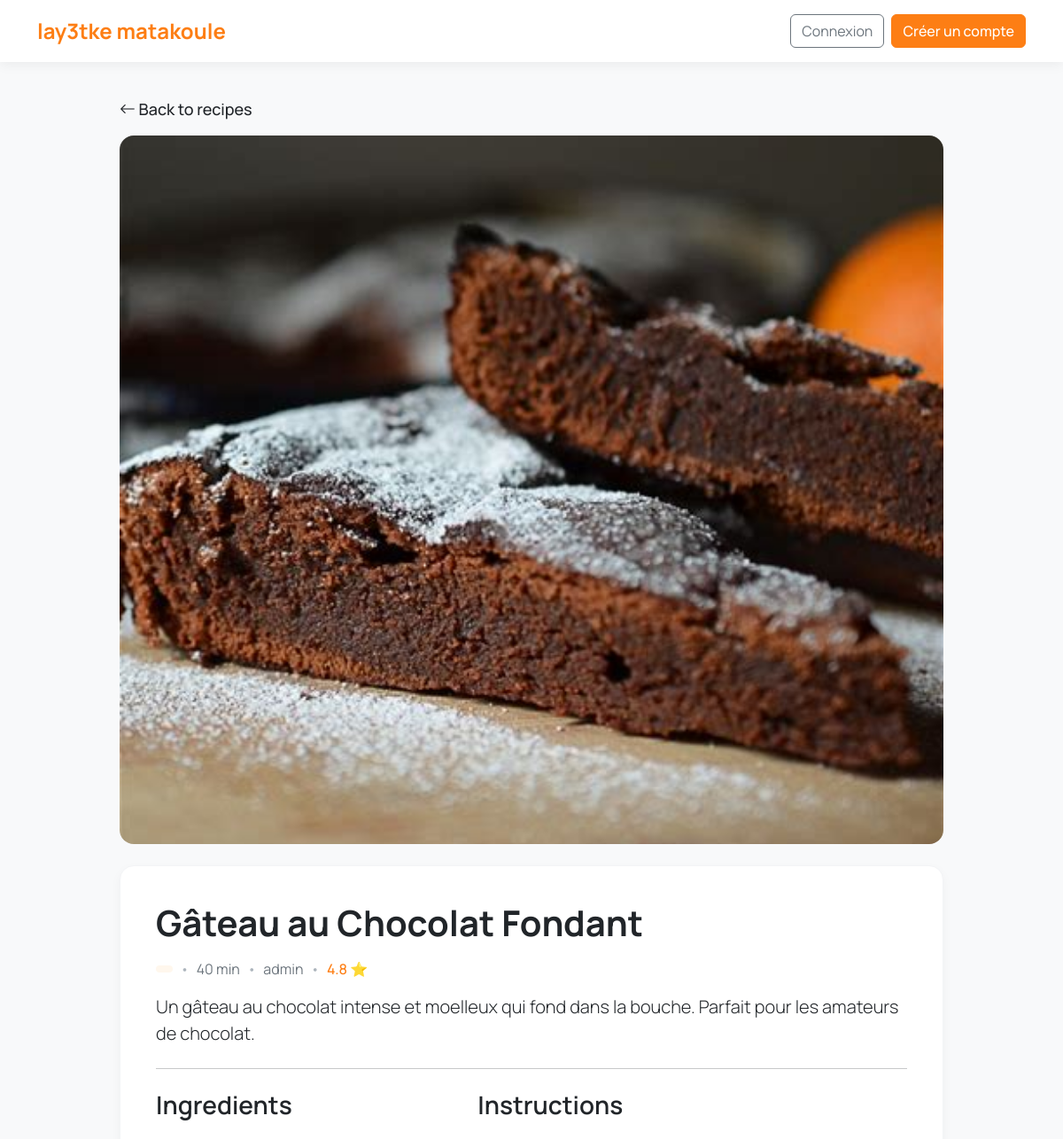
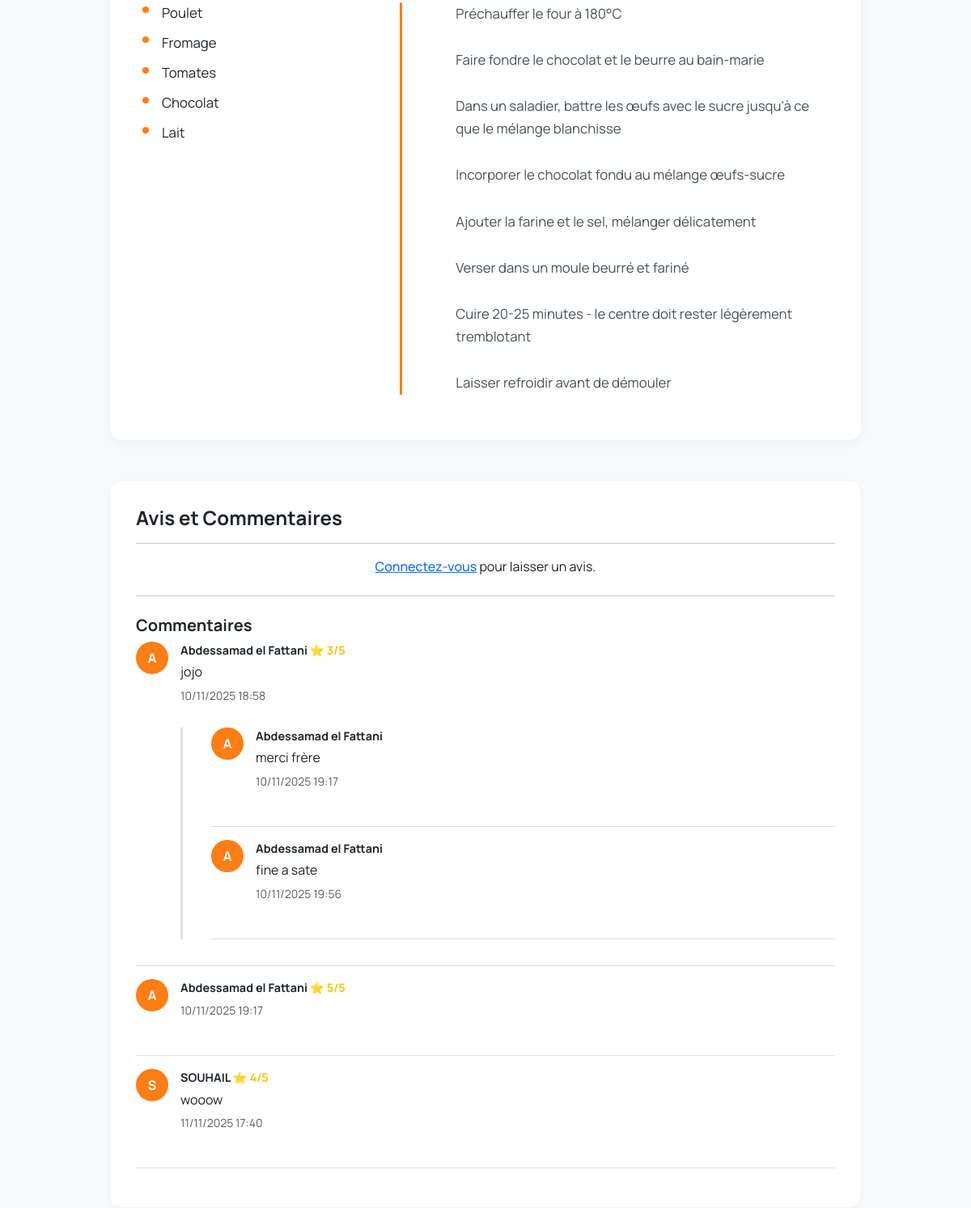
Page /recipe/1/ on the committed database (2 pictures, top to bottom).
### recettes/models.py (models this page shows, shortened)
class Recipe(models.Model):
    title = models.CharField(max_length=200)
    description = models.TextField()
    instructions = models.TextField(default='', blank=True)
    preparation_time = models.PositiveIntegerField(default=0)
    category = models.ForeignKey(Category, on_delete=models.CASCADE)
    ingredients = models.ManyToManyField(Ingredient)  # SIMPLE SANS through
    author = models.ForeignKey(User, on_delete=models.CASCADE)
    rating = models.FloatField(default=0)
    created_at = models.DateTimeField(auto_now_add=True)
    image = models.ImageField(upload_to='recipes/', blank=True, null=True)
    favorited_by = models.ManyToManyField(User,related_name='favorite_recipes',blank=True)

class Ingredient(models.Model):
    name = models.CharField(max_length=100)

class Review(models.Model):
    recipe = models.ForeignKey(Recipe, on_delete=models.CASCADE, related_name='reviews')
    user = models.ForeignKey(User, on_delete=models.CASCADE)
    rating = models.PositiveIntegerField(choices=[(i, i) for i in range(1, 6)])
    comment = models.TextField(blank=True)
    created_at = models.DateTimeField(auto_now_add=True)
    parent = models.ForeignKey(
        'self',
        on_delete=models.CASCADE,
        null=True,
        blank=True,
        related_name='replies'
    )
    class Meta:
        ordering = ['created_at']

### recettes/views.py (the view, shortened to what this page needs)
# urls.py: path('recipe/<int:recipe_id>/', views.recipe_detail, name='recipe_detail'),
def recipe_detail(request, recipe_id):
    recipe = get_object_or_404(Recipe, id=recipe_id)
    top_level_reviews = recipe.reviews.filter(parent=None)
    review_form = ReviewForm()
    context = {
        'recipe': recipe,
        'reviews': top_level_reviews,
        'review_form': review_form,  # Toujours un formulaire vide en cas d'échec
    }
    return render(request, 'recipe_detail.html', context)

### templates/recipe_detail.html (shortened to what this page needs)
{% extends 'base.html' %}
{% block content %}
<div class="col-lg-10 offset-lg-1">
    <div class="recipe-header">
        <a href="{% url 'home' %}" class="back-link">
            <i class="bi bi-arrow-left"></i> Back to recipes
        </a>
    </div>
    {% if recipe.image %}
        <img src="{{ recipe.image.url }}" class="recipe-main-image" alt="{{ recipe.title }}">
    {% endif %}
    <div class="recipe-content-card">
        <div class="d-flex justify-content-between align-items-start mb-2">
            <h1 class="recipe-title">{{ recipe.title }}</h1>
        </div>
        <div class="recipe-meta-text mb-3">
            <span class="category-tag">{{ recipe.category.name }}</span>
            <span class="dot-separator">•</span>
            <span>{{ recipe.preparation_time }} min</span>
            <span class="dot-separator">•</span>
            <span>{{ recipe.author }}</span>
              <span class="dot-separator">•</span>
            <span class="rating-stars" style="color: #fd7e14;font-weight: 500;">
                {{ recipe.rating|floatformat:1 }} ⭐
            </span>
        </div>
        <p class="lead">{{ recipe.description }}</p>
        <hr class="my-4">
        <div class="row">
            <div class="col-md-5 recipe-section">
                <h3>Ingredients</h3>
                <ul class="ingredients-list">
                    {% for ingredient in recipe.ingredients.all %}
                    <li>
                        {{ ingredient.name }}
                    </li>
                    {% empty %}
                    <li class="text-muted">Aucun ingrédient spécifié</li>
                    {% endfor %}
                </ul>
            </div>
            <div class="col-md-7 recipe-section">
                <h3>Instructions</h3>
                <div class="instructions-container">
                    {% if recipe.instructions %}
                        <p class="instructions-text">{{ recipe.instructions }}</p>
                    {% else %}
                        <p class="text-muted">Aucune instruction disponible pour le moment.</p>
                    {% endif %}
                </div>
            </div>
        </div>
    </div>
    <div class="reviews-column mt-5" id="comments">
        <h4>Avis et Commentaires</h4>
        <hr>
        {% if user.is_authenticated %}
            <h5>Laisser un avis</h5>
            <form method="POST" action="{% url 'recipe_detail' recipe.id %}#comments">
                {% csrf_token %}
                <div class="mb-2">
                    <label class="form-label">{{ review_form.rating.label }}</label>
                    <div class="star-rating-form">
                        {% for value, text in review_form.rating.field.choices|slice:"::-1" %}
                            <input type="radio" name="rating" id="star-{{ value }}" value="{{ value }}">
                            <label for="star-{{ value }}">★</label>
                        {% endfor %}
                    </div>
                </div>
                <div class="mb-3">
                    <label class="form-label">{{ review_form.comment.label }}</label>
                    {{ review_form.comment }}
                </div>
                <button type="submit" class="btn btn-orange w-100">Envoyer l'avis</button>
            </form>
            <hr class="my-4">
        {% else %}
            <p class="text-center"><a href="{% url 'accounts:login' %}" style="font-weight: 500;">Connectez-vous</a> pour laisser un avis.</p>
            <hr class="my-4">
        {% endif %}
        <h5 class="mt-3">Commentaires</h5>
        {% for review in reviews %}
            {% include "partials/_review.html" with review=review recipe=recipe %}
        {% empty %}
            <p class="text-muted">Aucun avis pour le moment.</p>
        {% endfor %}
    </div>
</div>
{% endblock %}

### templates/partials/_review.html (shortened to what this page needs)
{% if review %}
<div class="border-bottom pb-3 mb-3
    {% if review.user == recipe.author %}review-author{% endif %}"
    style="{% if review.parent %}margin-left: 20px;{% endif %}">
    <div class="review">
        <div class="review-avatar" title="{{ review.user.username }}">
            {{ review.user.username|first|upper }}
        </div>
        <div class="review-body">
            <div class="review-header">
                {{ review.user.username }}
                {% if not review.parent %}
                    <span class="text-warning">⭐ {{ review.rating }}/5</span>
                {% endif %}
            </div>
            <p class="review-text">{{ review.comment }}</p>
            <small class="text-muted">{{ review.created_at|date:"d/m/Y H:i" }}</small>
        </div>
    </div>
    <div class="replies-container mt-3">
        {% for reply in review.replies.all %}
            {% include "partials/_review.html" with review=reply recipe=recipe %}
        {% endfor %}
    </div>
</div>
{% endif %}

### templates/base.html (style rules this page uses)
body, .btn, .form-control, .form-select, .card-title, .nav-link, .navbar-brand, .dropdown-item { font-family: 'Manrope', sans-serif; }

### templates/recipe_detail.html (style rules this page uses)
.recipe-header { padding: 1rem 0; display: flex; justify-content: space-between; align-items: center; }
.back-link { text-decoration: none; color: #212529; font-weight: 500; font-size: 18px; }
.recipe-main-image { width: 100%; height: 800px; object-fit: cover; border-radius: 1rem; }
.recipe-content-card { background-color: #ffffff; border-radius: 1rem; border: 1px solid #f3f4f6; box-shadow: 0 4px 12px rgba(0,0,0,0.04); padding: 2.5rem; margin-top: 1.5rem; }
.recipe-title { font-weight: 700; font-size: 2.5rem; color: #212529; }
.recipe-meta-text { display: flex; flex-wrap: wrap; align-items: center; gap: 0.25rem 0.5rem; font-size: 16px; color: #6c757d; margin-top: 0.5rem; }
.recipe-meta-text .category-tag { color: #fd7e14; font-weight: 500; background-color: #fff7ed; padding: 0.25rem 0.6rem; border-radius: 6px; }
.recipe-meta-text .dot-separator { color: #adb5bd; }
.recipe-section h3 { font-weight: 600; color: #212529; margin-bottom: 1.5rem; }
.ingredients-list { list-style: none; padding-left: 0; }
.ingredients-list li { position: relative; padding-left: 1.5rem; margin-bottom: 0.75rem; font-size: 1.05rem; line-height: 1.5; }
.ingredients-list li::before { content: ''; display: inline-block; width: 8px; height: 8px; background-color: #fd7e14; border-radius: 50%; position: absolute; left: 0; top: 0.6rem; transform: translateY(-50%); }
.instructions-container { position: relative; padding-left: 1.5rem; }
.instructions-container::before { content: ''; position: absolute; left: -45px; top: 0; bottom: 0; width: 3px; background-color: #fd7e14; border-radius: 3px; }
.instructions-text { line-height: 1.7; font-size: 1.05rem; color: #495057; white-space: pre-line; }
.reviews-column { background-color: #ffffff; border-radius: 1rem; border: 1px solid #f3f4f6; box-shadow: 0 4px 6px rgba(0,0,0,0.02); padding: 2rem; margin-top: 2.5rem; }
.reviews-column h4, .reviews-column h5 { font-weight: 700; }
.review { display: flex; gap: 15px; margin-bottom: 20px; }
.review-avatar { flex-shrink: 0; width: 40px; height: 40px; border-radius: 50%; background-color: #fd7e14; color: white; display: flex; align-items: center; justify-content: center; font-weight: bold; font-size: 1rem; }
.review-body { flex-grow: 1; }
.review-header { font-size: 0.9rem; font-weight: bold; }
.review-text { margin: 5px 0; line-height: 1.4; }
.replies-container { border-left: 3px solid #dee2e6; padding-left: 15px; margin-left: 55px; }

### rows in the picture
Recipe: image (picture), title "Gâteau au Chocolat Fondant", preparation_time "40", author "admin", rating "4.8", description "Un gâteau au chocolat intense et moelleux qui fond dans la bouche. Parfait pour les amateurs de chocolat.", instructions "Préchauffer le four à 180°C Faire fondre le chocolat et le beurre au bain-marie Dans un saladier, battre les œufs avec le sucre jusqu'à ce que le mélange blanchisse Incorporer le chocolat fondu au mélange œufs-sucre Ajouter la farine et le sel, mélanger délicatement Verser dans un moule beurré et fariné Cuire 20-25 minutes - le centre doit rester légèrement tremblotant Laisser refroidir avant de démouler"
Ingredient: name "Poulet"
Ingredient: name "Fromage"
Ingredient: name "Tomates"
Ingredient: name "Chocolat"
Ingredient: name "Lait"
Review: user.username|first "A", user.username "Abdessamad el Fattani", rating "3", comment "jojo", created_at "10/11/2025 18:58"
Review: user.username|first "A", user.username "Abdessamad el Fattani", comment "merci frère", created_at "10/11/2025 19:17"
Review: user.username|first "A", user.username "Abdessamad el Fattani", comment "fine a sate", created_at "10/11/2025 19:56"
Review: user.username|first "A", user.username "Abdessamad el Fattani", rating "5", created_at "10/11/2025 19:17"
Review: user.username|first "S", user.username "SOUHAIL", rating "4", comment "wooow", created_at "11/11/2025 17:40"
